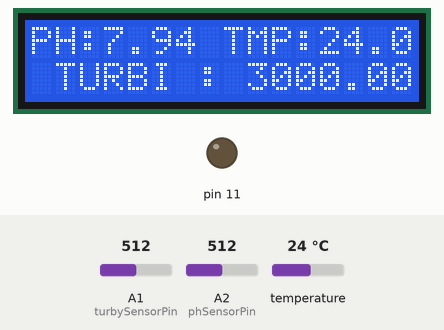
Recording of a sketch running on a simulated Arduino Uno, built with avr-gcc and run on an emulated ATmega328P. Parts: 16×2 character LCD, output pins drawn as LEDs (lit = HIGH). Inputs (shaded band) come from the test bench; at power-on: temperature 24 °C, A1 (turbySensorPin) = 512, A2 (phSensorPin) = 512. What the sketch prints to the serial monitor is not drawn.

Above: at 3.7 s.
3.8 s: temperature set to 25.7 °C
At 4.8 s:
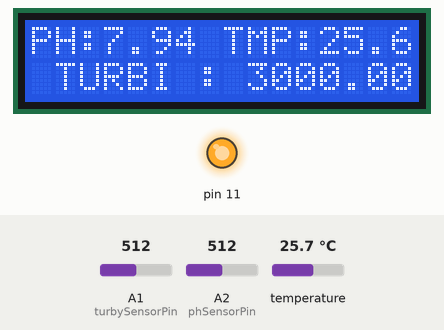
5.7 s: A1 (turbySensorPin) set to 716
At 6.8 s:
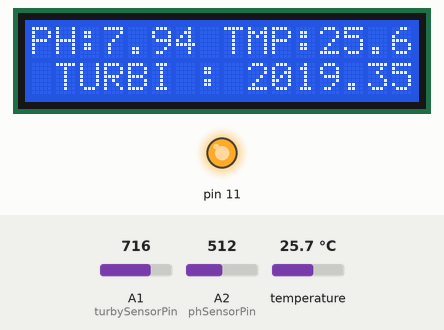
7.8 s: A2 (phSensorPin) set to 716
At 10.7 s:
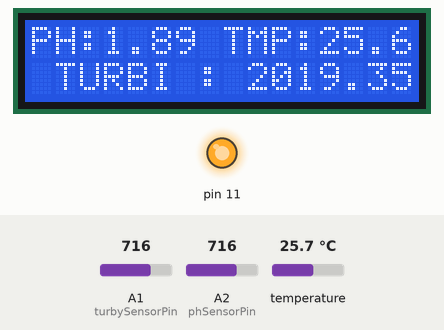
11.0 s: temperature set to 12 °C
At 12.8 s:
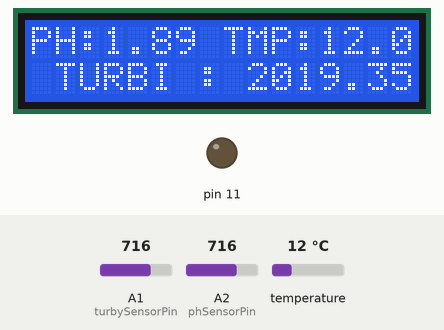
13.2 s: A1 (turbySensorPin) set to 900
At 14.8 s:
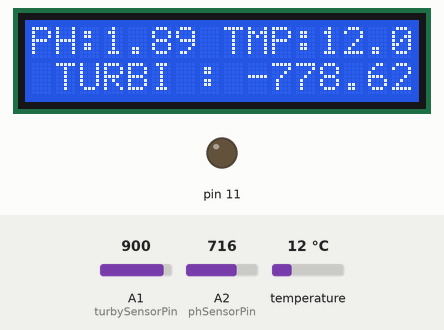
15.3 s: A2 (phSensorPin) set to 900
At 17.8 s:
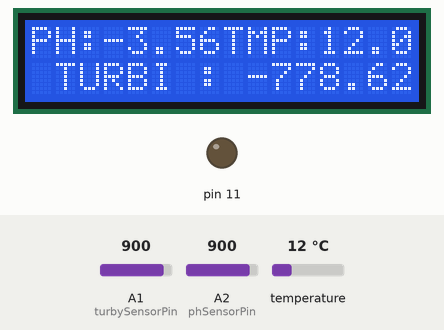
Timing chart, 0 to 19.3 s (numbered marks = the images above; inputs shaded):
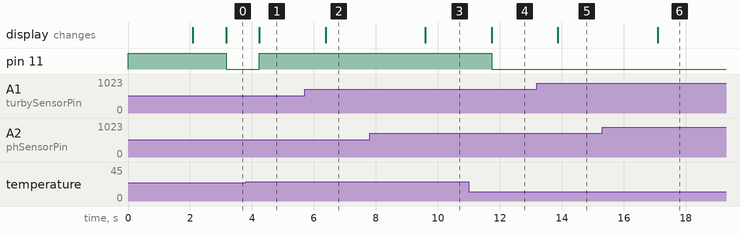

The sketch:

control-kolam-ikan.ino
```cpp
/*
  Sensor PH   Arduino
    v+          5v
    G           GND
    Po          A0
*/

#include <SoftwareSerial.h>

#include <Wire.h>
#include <LiquidCrystal_I2C.h>

#include <DallasTemperature.h>
#include <OneWire.h>

SoftwareSerial mySerial(2, 3); // RX, TX

LiquidCrystal_I2C lcd(0x27, 16, 2);

OneWire wiring(7);
DallasTemperature sensor(&wiring);

const int phSensorPin  = A2;
float kalibrasi = 0.165;
float TeganganPh;

float getPH(){
  TeganganPh = 0;
  for(int i=0; i<800; i++){
   TeganganPh += ((float)analogRead(phSensorPin)/1023)*5.0;
  }
  TeganganPh = TeganganPh/800;
  // rumus menentukan nilai pH cairan
  float nilaiPh = 6.86+((2.68 - TeganganPh)/kalibrasi);
  return nilaiPh;
}

float getSuhu(){
  sensor.requestTemperatures();
  float dataSuhu = sensor.getTempCByIndex(0);
  return dataSuhu;
}

int turbySensorPin = A1;
float volt;
float ntu;

float round_to_dp( float in_value, int decimal_place )
{
  float multiplier = powf( 10.0f, decimal_place );
  in_value = roundf( in_value * multiplier ) / multiplier;
  return in_value;
}

float getTurby(){
  volt = 0;
  for(int i=0; i<800; i++){
   volt += ((float)analogRead(turbySensorPin)/1023)*5;
  }
  volt = volt/800;
  volt = round_to_dp(volt,2);
  if(volt < 2.5){
   ntu = 3000;
  }else{
   ntu = -1120.4*square(volt)+5742.3*volt-4353.8;
  }
  return ntu;
}

void setup()
{
  // sensor suhu
  sensor.begin();

  //serial
  Serial.begin(9600);
  mySerial.begin(9600);

  //sensor PH
  pinMode (phSensorPin, INPUT);

  //sensor turbydity
  pinMode (turbySensorPin, INPUT);

  //buzzer
  pinMode(11, OUTPUT);
  digitalWrite(11,1);

  // lcd test
  lcd.begin();
  lcd.setCursor(0, 0);
  lcd.print("   Welcome...");
  delay(2000);
  lcd.clear();
}

char PH[5],SUHU[5],TURBY[8];

void loop() {
  float ph = getPH();
  float suhu = getSuhu();
  float turby = getTurby();

  dtostrf(ph,  -3, 1, PH);
  dtostrf(suhu,  -3, 1, SUHU);
  dtostrf(turby,  -3, 1, TURBY);

  char buffer[20];
  sprintf(buffer, "*%s %s %s#",PH,SUHU,TURBY);

  lcd.setCursor(0, 0);
  lcd.print("PH: ");
  lcd.setCursor(3, 0);
  lcd.print(ph);

  lcd.setCursor(8, 0);
  lcd.print("TMP: ");
  lcd.setCursor(12, 0);
  lcd.print(suhu);

  lcd.setCursor(1, 1);
  lcd.print("TURBI : ");
  lcd.setCursor(9, 1);
  lcd.print(turby);

  static uint32_t pM;
  if((millis() - pM) > 1000) {
    pM = millis();
    mySerial.print(buffer);
    Serial.print(buffer);
  }

  if(suhu > 30)
    digitalWrite(11,0);
  else if(suhu < 25)
    digitalWrite(11,0);
  else
    digitalWrite(11,1);

}
```

Measured:
- the behaviour switches between 24.9 and 25 °C on temperature (found by bisection; images 0 and 1)
- after the input at 3.8 s, pin 11: LOW → HIGH after 0.44 s; the display: changes after 0.44 s (image 1)
- after the input at 5.7 s, the display: changes after 0.68 s (image 2)
- after the input at 7.8 s, the display: changes after 1.8 s (image 3)
- after the input at 11.0 s, pin 11: HIGH → LOW after 0.74 s; the display: changes after 0.74 s (image 4)
- after the input at 13.2 s, the display: changes after 0.68 s (image 5)
- after the input at 15.3 s, the display: changes after 1.8 s (image 6)
